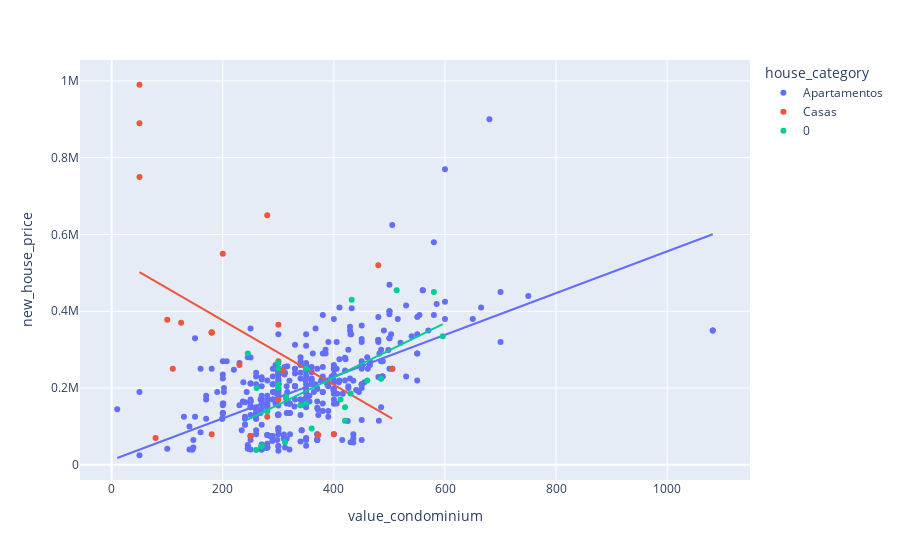

The code cell stored with this chart in its notebook:
### Code cell
df = df_samambaia_filtered[(df_samambaia_filtered[HOUSE_CONDOMI_VALUE] > 1) & (df_samambaia_filtered[HOUSE_CONDOMI_VALUE] < 2000)]

px.scatter(df, x=HOUSE_CONDOMI_VALUE, y=HOUSE_PRICE, color=HOUSE_CATEGORY, trendline='ols')

### Figure 1 — Plotly figure (JSON) as saved in the notebook; plotly's stock layout.template omitted (floating-point values rounded to 4 significant figures; data arrays with more than 128 entries replaced by an {"elided": "..."} marker saying what was removed)
{"data": [{"hovertemplate": "house_category=Apartamentos<br>value_condominium=%{x}<br>new_house_price=%{y}<extra></extra>", "legendgroup": "Apartamentos", "marker": {"color": "#636efa", "symbol": "circle"}, "mode": "markers", "name": "Apartamentos", "orientation": "v", "showlegend": true, "type": "scatter", "x": {"elided": "422 int values"}, "xaxis": "x", "y": {"elided": "422 int values"}, "yaxis": "y"}, {"hovertemplate": "<b>OLS trendline</b><br>new_house_price = 543.612 * value_condominium + 12513.8<br>R<sup>2</sup>=0.355434<br><br>house_category=Apartamentos<br>value_condominium=%{x}<br>new_house_price=%{y} <b>(trend)</b><extra></extra>", "legendgroup": "Apartamentos", "marker": {"color": "#636efa", "symbol": "circle"}, "mode": "lines", "name": "Apartamentos", "showlegend": false, "type": "scatter", "x": {"elided": "422 int values"}, "xaxis": "x", "y": {"elided": "422 float values"}, "yaxis": "y"}, {"hovertemplate": "house_category=Casas<br>value_condominium=%{x}<br>new_house_price=%{y}<extra></extra>", "legendgroup": "Casas", "marker": {"color": "#EF553B", "symbol": "circle"}, "mode": "markers", "name": "Casas", "orientation": "v", "showlegend": true, "type": "scatter", "x": [300, 180, 505, 110, 50, 180, 180, 50, 50, 280, 180, 300, 300, 372, 250, 400, 230, 480, 100, 200, 280, 308, 125, 79], "xaxis": "x", "y": [170000, 80000, 250000, 250000, 750000, 345000, 345000, 890000, 990000, 125000, 345000, 365000, 270000, 78000, 75000, 79900, 260000, 520000, 378000, 550000, 650000, 245000, 369990, 70000], "yaxis": "y"}, {"hovertemplate": "<b>OLS trendline</b><br>new_house_price = -838.615 * value_condominium + 543919<br>R<sup>2</sup>=0.178397<br><br>house_category=Casas<br>value_condominium=%{x}<br>new_house_price=%{y} <b>(trend)</b><extra></extra>", "legendgroup": "Casas", "marker": {"color": "#EF553B", "symbol": "circle"}, "mode": "lines", "name": "Casas", "showlegend": false, "type": "scatter", "x": [50, 50, 50, 79, 100, 110, 125, 180, 180, 180, 180, 200, 230, 250, 280, 280, 300, 300, 300, 308, 372, 400, 480, 505], "xaxis": "x", "y": [502000.0, 502000.0, 502000.0, 477700.0, 460100.0, 451700.0, 439100.0, 393000.0, 393000.0, 393000.0, 393000.0, 376200.0, 351000.0, 334300.0, 309100.0, 309100.0, 292300.0, 292300.0, 292300.0, 285600.0, 232000.0, 208500.0, 141400.0, 120400.0], "yaxis": "y"}, {"hovertemplate": "house_category=0<br>value_condominium=%{x}<br>new_house_price=%{y}<extra></extra>", "legendgroup": "0", "marker": {"color": "#00cc96", "symbol": "circle"}, "mode": "markers", "name": "0", "orientation": "v", "showlegend": true, "type": "scatter", "x": [260, 485, 280, 245, 340, 360, 261, 460, 312, 580, 430, 314, 596, 432, 300, 513, 300, 350, 420, 420, 300, 350, 412, 270, 300, 270], "xaxis": "x", "y": [38999, 224000, 139000, 290000, 155000, 94900, 200000, 220000, 59000, 450000, 186000, 177000, 335000, 430000, 200000, 455000, 265000, 160000, 150000, 115000, 210000, 250000, 170000, 48500, 250000, 48500], "yaxis": "y"}, {"hovertemplate": "<b>OLS trendline</b><br>new_house_price = 709.136 * value_condominium + -56094<br>R<sup>2</sup>=0.366996<br><br>house_category=0<br>value_condominium=%{x}<br>new_house_price=%{y} <b>(trend)</b><extra></extra>", "legendgroup": "0", "marker": {"color": "#00cc96", "symbol": "circle"}, "mode": "lines", "name": "0", "showlegend": false, "type": "scatter", "x": [245, 260, 261, 270, 270, 280, 300, 300, 300, 300, 312, 314, 340, 350, 350, 360, 412, 420, 420, 430, 432, 460, 485, 513, 580, 596], "xaxis": "x", "y": [117600.0, 128300.0, 129000.0, 135400.0, 135400.0, 142500.0, 156600.0, 156600.0, 156600.0, 156600.0, 165200.0, 166600.0, 185000.0, 192100.0, 192100.0, 199200.0, 236100.0, 241700.0, 241700.0, 248800.0, 250300.0, 270100.0, 287800.0, 307700.0, 355200.0, 366600.0], "yaxis": "y"}], "layout": {"legend": {"title": {"text": "house_category"}, "tracegroupgap": 0}, "margin": {"t": 60}, "xaxis": {"anchor": "y", "domain": [0, 1], "title": {"text": "value_condominium"}}, "yaxis": {"anchor": "x", "domain": [0, 1], "title": {"text": "new_house_price"}}}}
